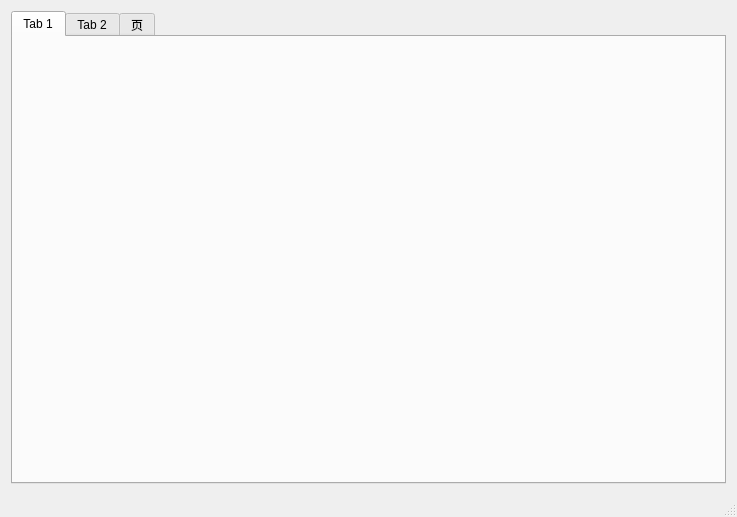
<?xml version="1.0" encoding="UTF-8"?>
<ui version="4.0">
 <class>MainWindow</class>
 <widget class="QMainWindow" name="MainWindow">
  <property name="geometry">
   <rect>
    <x>0</x>
    <y>0</y>
    <width>737</width>
    <height>517</height>
   </rect>
  </property>
  <property name="windowTitle">
   <string>MainWindow</string>
  </property>
  <widget class="QWidget" name="centralWidget">
   <layout class="QHBoxLayout" name="horizontalLayout">
    <item>
     <widget class="QTabWidget" name="tabWidget">
      <property name="currentIndex">
       <number>0</number>
      </property>
      <widget class="QWidget" name="tab_1">
       <attribute name="title">
        <string>Tab 1</string>
       </attribute>
      </widget>
      <widget class="QWidget" name="tab_2">
       <attribute name="title">
        <string>Tab 2</string>
       </attribute>
      </widget>
      <widget class="QWidget" name="tab_3">
       <attribute name="title">
        <string>页</string>
       </attribute>
      </widget>
     </widget>
    </item>
   </layout>
  </widget>
  <widget class="QStatusBar" name="statusBar"/>
  <action name="actionNIFTI">
   <property name="text">
    <string>NIFTI</string>
   </property>
  </action>
  <action name="actionDICOM_SERIES">
   <property name="text">
    <string>DICOM SERIES</string>
   </property>
  </action>
 </widget>
 <layoutdefault spacing="6" margin="11"/>
 <resources/>
 <connections/>
</ui>
